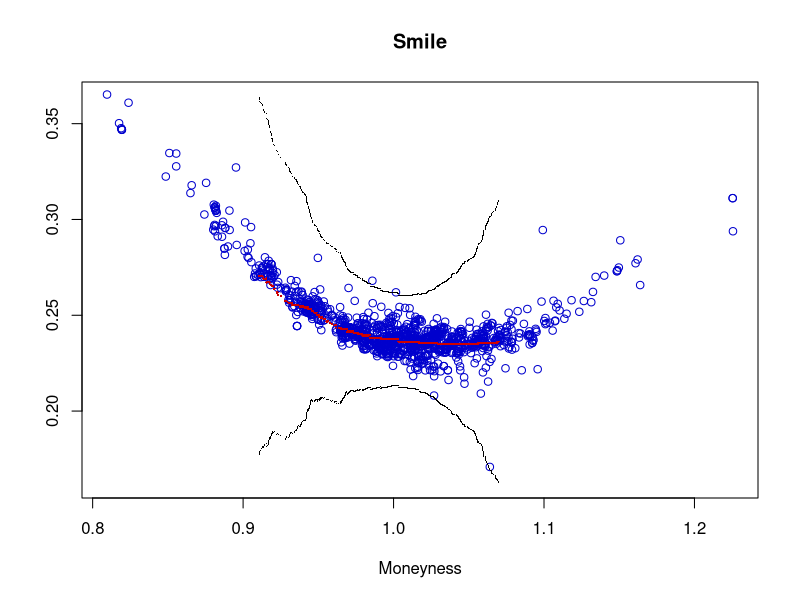
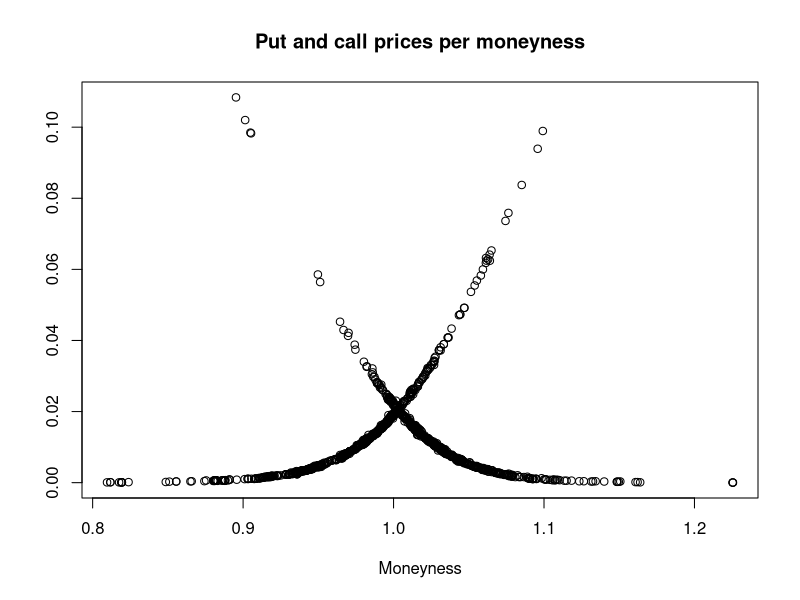

These figures' R source, in order:
# nadaraya watson kernel smoothing
sker = function(x,y,h,N,f,v){
# kernel regression smoothing for different kernel functions

# kernel functions
kern= function(x,f){
	x = as.matrix(x)
	if(f == "gau"){ # gaussian kernel
		y = dnorm(x)
	}else if(f == "qua"){ # quadric / biweight kernel
		y = 0.9375*(abs(x)<1)*(1-x^2)^2
	}else if(f == "cosi"){ # cosine kernel
		y = (pi/4)*cos((pi/2)*x)*(abs(x)<1)
	}else if(f == "tri"){ # triweight kernel
		y = 35/32*(abs(x)<1)*(1-x^2)^3
	}else if(f == "tria"){ # triangular kernel
		y = (1 - abs(x))*(abs(x)<1)
	}else if(f == "uni"){ # uniform kernel
		y = 0.5 *(abs(x)<1)
	}else if(f == "spline"){
		y = 0.5* (exp(-abs(x)/sqrt(2)))* (sin(abs(x)/sqrt(2)+pi/4)) 
	}
	return(y)
}


# Default parameters
 if (missing(N)){
    N = 100
}
if (missing(f)){
	f = "qua"
}
 
 if(missing(v)==F){
 	v = sort(v)
 }
 
  r.n = length(x)
if (missing(h)){
           stop('There is no enough variation in the data. Regression is meaningless.')
    }
  r.h = h


  r.x = seq(min(x),max(x),length=N)
  r.f = matrix(0,N);
for (k in 1:N){
         z = kern((v[k]-x)/h,f)
    r.f[k] = sum(z*y)/sum(z);
}

return(list(mx=v,mh=r.f))
}


# Implied volatility surface estimation 
IVSurface = function(VarEst,huse,dataday){ #(IVS, gamma2, nu2)

# fix bandwidth
     huse = huse
 
  if (missing("VarEst")){ # just estimate the function
  #  xmin  = c(0.85, 0.047222) # February
  #  xmax  = c(1.15, 0.047222) 
    xmin  = c(0.90, 0.047222)
    xmax  = c(1.08, 0.047222) 

    N     = c(50,1) 
    xstep = (xmax - xmin)/N 
  
    IVS   = matrix(1,prod(N),3)
    for(i in 1:2){
          IVS[,i] = seq(xmin[i], xstep[i], length=N[1] )
    }
  }else{ # estimate the variance 
    data  = dataday  
# to estimate variance it is good to reduce the grid 
#    data  = data[which(data[,7]>0.89),] # February
#    data  = data[which(data[,7]<1.12),]
    data  = data[which(data[,7]>0.91),] # January
    data  = data[which(data[,7]<1.07),]

    dim(data)
    data  = data[,1:9]
  data[,9]= 0*data[,9] 

    IVS   = cbind(data[,7],data[,4],matrix(1,nrow(data),1))
  }

  i       = 1
  I       = nrow(IVS)
  I
  while (i<=I){
    x     = t(IVS[i, 1:2])
    h     = c(huse,1)
    
    h     <<- h # set global parameter
    x     <<- x

    sol   = nmgolden(LSKernIVSEst,0.01,0.2,0.85,1e-2,data,h,x)    

 IVS[i,3] = sol$xmin
    cbind(i,sol$xmin)
    if (missing("VarEst")==0){ # if a variance is to be estimated
      data[i,8] = sol$xmin
    }  
    i     = i+1
  }
 
  gamma2   = 0
  nu2      = 0
  if (missing("VarEst")==0){ # if a variance is to be estimated 
    dataZZ = data
    dataZZ <<- dataZZ
    tmp    = VarEstLSKS(data)
    gamma2 = tmp$gamma2
    nu2    = tmp$nu2
  }
  
  return(list(IVS=IVS, gamma2=gamma2, nu2=nu2))
}

# Golden section search
nmgolden   =  function(func,a,b,c,xtol,data,h,x){ 

  deftol   = 1e-8

  fa       = 0
  fb       = 0
  fc       = 0
  fa       = func(a,data,h,x)
  fb       = func(b,data,h,x)
  fc       = func(c,data,h,x)
  
  K        = (3 - sqrt(5)) / 2       # the golden ratios
  R        = 1 - K
  
  x0       = a
  x3       = c
  if (abs(c-b) > abs(b-a)){
    x1     = b
    x2     = b + K*(c-b)
  }else{
    x2     = b
    x1     = b - K*(b-a)
  }

  f1       = 0
  f2       = 0
  f1       = func(x1,data,h,x)
  f2       = func(x2,data,h,x)
  
  while (abs(x3-x0) > xtol * (abs(x1) + abs(x2))){
    if (f2 < f1){
      x0 = x1
      x1 = x2
      x2 = R * x1 + K * x3
      f1 = f2
      f2 = func(x2,data,h,x)
    }else{
      x3 = x2
      x2 = x1
      x1 = R * x2 + K * x0
      f2 = f1
      f1 = func(x1,data,h,x)
    }
  }

  if (f1 < f2){
    xmin = x1
    fmin = f1
  }else{
    xmin = x2
    fmin = f2
  }
  
  return(list(xmin=xmin,fmin=fmin))
}


# general Black and Scholes fomula
BlackScholes = function(S, K, r, sigma, tau, task, d){
  if(missing(d)){
  d = matrix(0,length(S),1)   
  }
  b = r-d
  y = (log(S/K)+(b-(sigma^2)/2)*tau)/(sigma*sqrt(tau))
# first part computes  Call option, second the put:
  p = (exp((b-r)*tau) *S *pnorm(y+sigma*sqrt(tau)) - K *exp(-r*tau) *pnorm(y) )*(task==1) + (K*exp(-r*tau) * pnorm(-y) - exp((b-r)*tau)*S* pnorm(-y-sigma*sqrt(tau)) )*(task==0)
  if(any(p<0)){
    p[(p<0)]=0
  }
return(p)
}

# Variance estimation with Least Squares Kernel Smoothing
VarEstLSKS = function(data){ 
  S        = data[,1]
  K        = data[,2]
  r        = data[,3]
  tau      = data[,4]
  task     = data[,6]
  kappa    = data[,7]
  sigmahat = data[,8]
  oprice   = data[,5]
  
# compute A, B, D
# we do not need to adjust for moneyness as the spot cancels out:
  A = oprice - BlackScholes(S, K, r, sigmahat, tau, task)

  tmp = BSVegaVolga(S, K, r, sigmahat, tau, task)
  B   = tmp$vega
  D   = tmp$volga


  gamma2 = ( mean(-B^2 + A*D) )^2
  nu2    =   mean( (A^2)*(B^2) ) * 25/49
  return(list(gamma2=gamma2, nu2=nu2)) 

# intint K(u)^2 K(v)^2 dudv = 25/49 for quartic Kernel

}

# Black and Scholes Vega and Volga functions
BSVegaVolga = function(S, K, r, sigma, tau, task, d){ # proc(vega, volga)
  if (missing(d)){
    d = matrix(0,length(S),1)   
  }

  b     = r-d
  d1    = ( log(S/K)+(b+(sigma^2)/2)*tau )/(sigma*sqrt(tau))
  d2    = (log(S/K)+(b-(sigma^2)/2)*tau)/(sigma*sqrt(tau))
  vega  = S*sqrt(tau)*dnorm(d1)*exp(-d*tau)
  volga1= S*exp(-d*tau)*tau*dnorm(d1)*( (d1^2)/(sigma*sqrt(tau))-d1 )
  volga = S*exp(-d*tau)*sqrt(tau)*dnorm(d1)*( d1*d2/sigma )
  return(list(vega=vega, volga=volga))
}

# Least Squares Kernel Estimation of Implied Volatility
LSKernIVSEst = function(sigma,data,h,x){ # proc(Q) =
  sigmaB = sigma

  data   = data     # (S, K, r, sigma, tau, task) 

  S      = data[,1]
  K      = data[,2]
  r      = data[,3]
  tau    = data[,4]
  task   = data[,6]
  kappa  = data[,7]
  oprice = data[,5]

# blow sigma up to fit with other data 
  sigma  = matrix(sigma,nrow(data),1)

# umoney and utau
  u      = ( (kappa-x[1])/h[1] )
  Kern   = 0.9375*(abs(u)<1)*(1-u^2)^2 # quartic kernel

  resid =  oprice/S - BlackScholes(S, K, r, sigma, tau, task)/S 
  
  Q = sum( (resid^2)*Kern )
  return(Q)
}


############################# MAIN COMPUTATION ############################


# to use please choose data source and bandwidth
#dataday = read.table("FebruaryData.dat")
dataday = read.table("JanuaryData.dat")

# choose bandwidth
  hfeb = 0.017
  hjan = 0.025

# huse is the bandwidth finally used  
  huse = hjan 
#  huse = hfeb

temp = IVSurface("VarEst",huse,dataday) # {Smile, gamma2, nu2}
Smile = temp$IVS

Smile = cbind(Smile[,1],Smile[,3])

dataUnCorr = dataday

xUnCorr = cbind(dataUnCorr[,7],dataUnCorr[,8])

opPrices = cbind(dataUnCorr[,7],(dataUnCorr[,5]/dataUnCorr[,1]))


# these numbers are precomputed as their computation is time consuming
gamma2 = 29176326722.4258  
nu2    = 1482489.0485 

# estimate densities on the grid of the Smile
Smile = Smile[order(Smile[,1]),]

hdens = 0.0365
fh    = sker(x=seq(min(dataday[,7]),max(dataday[,7]),length=length(dataday[,7])),y=dataday[,7], h=hdens, N = length(Smile[,1]),f="qua",v=Smile[,1])
sigma2band = nu2/(gamma2 * fh$mh)
n = nrow(dataday)
h = 0.025

# confidence bands
  alpha  = 0.05
  sh     = sker(x=seq(min(dataday[,7]),max(dataday[,7]),length=length(dataday[,7])),y=dataday[,7]^2, h=hdens, N = length(Smile[,1]),f="qua",v=Smile[,1])

  calpha = qnorm(1-alpha/2)
  mrg    = calpha * sqrt(hdens*sh$mh/((n*h)*density(Smile[,1],bw=h,cut=1,kernel="biweight",n=length(Smile[,1]))$y ))
  clo    = cbind(fh$mx,(Smile[,2] - mrg))
  cup    = cbind(fh$mx,(Smile[,2] + mrg))



plot(xUnCorr,col="blue3",ylim=c(min(clo[,2]),max(cup[,2])),xlab="Moneyness",ylab="")
title( "Smile" )
points(Smile,pch=16,cex=0.3,col="red3")
points(clo,pch=".")
points(cup,pch=".")

dev.new()
plot(opPrices,xlab="Moneyness",ylab="")
title("Put and call prices per moneyness")



